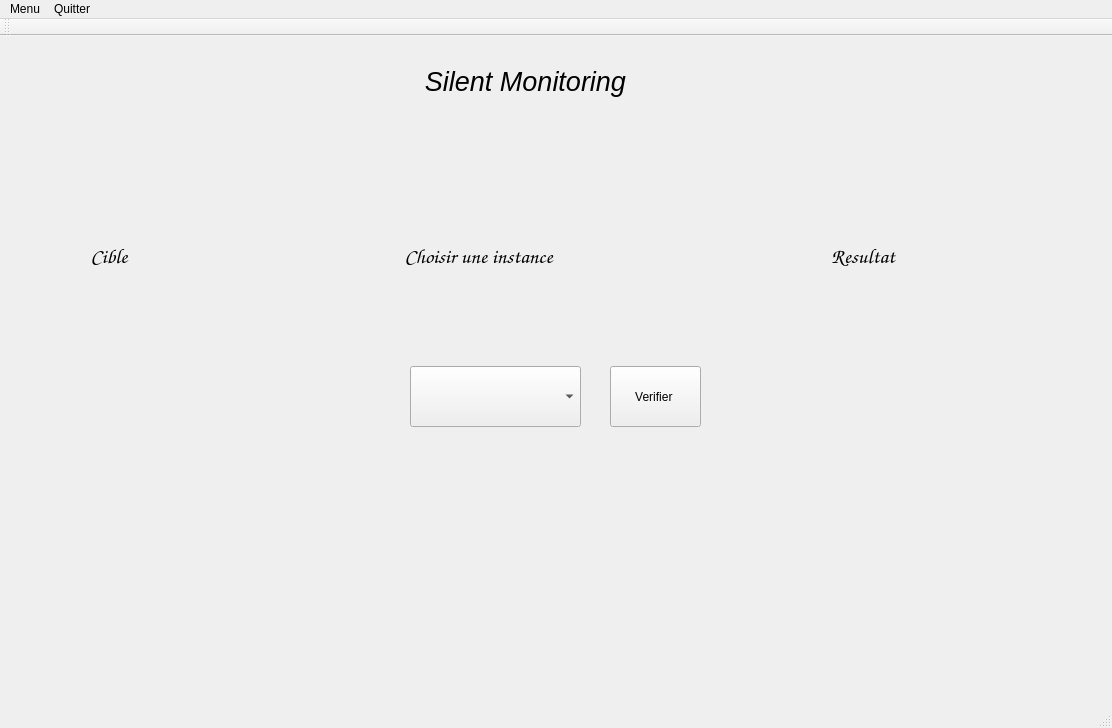
<?xml version="1.0" encoding="UTF-8"?>
<ui version="4.0">
 <class>MainWindow</class>
 <widget class="QMainWindow" name="MainWindow">
  <property name="enabled">
   <bool>true</bool>
  </property>
  <property name="geometry">
   <rect>
    <x>0</x>
    <y>0</y>
    <width>1112</width>
    <height>728</height>
   </rect>
  </property>
  <property name="windowTitle">
   <string>MainWindow</string>
  </property>
  <property name="styleSheet">
   <string notr="true">background-image: url(:/arr.jpg);
</string>
  </property>
  <property name="resource" stdset="0">
   <string/>
  </property>
  <widget class="QWidget" name="centralWidget">
   <widget class="QComboBox" name="comboBox">
    <property name="geometry">
     <rect>
      <x>410</x>
      <y>330</y>
      <width>171</width>
      <height>61</height>
     </rect>
    </property>
    <item>
     <property name="text">
      <string/>
     </property>
    </item>
    <item>
     <property name="text">
      <string>Package1</string>
     </property>
    </item>
    <item>
     <property name="text">
      <string>Package2</string>
     </property>
    </item>
    <item>
     <property name="text">
      <string>Package3</string>
     </property>
    </item>
    <item>
     <property name="text">
      <string>Package4</string>
     </property>
    </item>
    <item>
     <property name="text">
      <string>Package5</string>
     </property>
    </item>
    <item>
     <property name="text">
      <string>Package6</string>
     </property>
    </item>
    <item>
     <property name="text">
      <string>Package7</string>
     </property>
    </item>
    <item>
     <property name="text">
      <string>Package8</string>
     </property>
    </item>
    <item>
     <property name="text">
      <string>Package9</string>
     </property>
    </item>
    <item>
     <property name="text">
      <string>Package10</string>
     </property>
    </item>
    <item>
     <property name="text">
      <string>Package11</string>
     </property>
    </item>
    <item>
     <property name="text">
      <string>Package12</string>
     </property>
    </item>
    <item>
     <property name="text">
      <string>Package13</string>
     </property>
    </item>
    <item>
     <property name="text">
      <string>Package14</string>
     </property>
    </item>
    <item>
     <property name="text">
      <string>Package15</string>
     </property>
    </item>
    <item>
     <property name="text">
      <string>Package16</string>
     </property>
    </item>
    <item>
     <property name="text">
      <string>Package17</string>
     </property>
    </item>
    <item>
     <property name="text">
      <string>Package18</string>
     </property>
    </item>
    <item>
     <property name="text">
      <string>Package19</string>
     </property>
    </item>
    <item>
     <property name="text">
      <string>Package20</string>
     </property>
    </item>
    <item>
     <property name="text">
      <string>Package21</string>
     </property>
    </item>
    <item>
     <property name="text">
      <string>Package22</string>
     </property>
    </item>
    <item>
     <property name="text">
      <string>Package23</string>
     </property>
    </item>
    <item>
     <property name="text">
      <string>Package24</string>
     </property>
    </item>
   </widget>
   <widget class="QLabel" name="label">
    <property name="geometry">
     <rect>
      <x>290</x>
      <y>10</y>
      <width>471</width>
      <height>71</height>
     </rect>
    </property>
    <property name="text">
     <string>&lt;html&gt;&lt;head/&gt;&lt;body&gt;&lt;p align=&quot;center&quot;&gt;&lt;span style=&quot; font-size:20pt; font-style:italic;&quot;&gt;Silent Monitoring&lt;/span&gt;&lt;/p&gt;&lt;/body&gt;&lt;/html&gt;</string>
    </property>
   </widget>
   <widget class="QLabel" name="label_2">
    <property name="geometry">
     <rect>
      <x>400</x>
      <y>190</y>
      <width>321</width>
      <height>61</height>
     </rect>
    </property>
    <property name="font">
     <font>
      <family>Comic Sans MS</family>
      <pointsize>16</pointsize>
      <weight>50</weight>
      <italic>false</italic>
      <bold>false</bold>
     </font>
    </property>
    <property name="styleSheet">
     <string notr="true">font: 16pt &quot;Comic Sans MS&quot;;</string>
    </property>
    <property name="text">
     <string> Choisir une instance</string>
    </property>
   </widget>
   <widget class="QLabel" name="label_3">
    <property name="geometry">
     <rect>
      <x>30</x>
      <y>280</y>
      <width>291</width>
      <height>261</height>
     </rect>
    </property>
    <property name="autoFillBackground">
     <bool>true</bool>
    </property>
    <property name="styleSheet">
     <string notr="true">background-image: url(:/labelarriere.jpg);</string>
    </property>
    <property name="text">
     <string/>
    </property>
   </widget>
   <widget class="QLabel" name="label_4">
    <property name="geometry">
     <rect>
      <x>40</x>
      <y>190</y>
      <width>291</width>
      <height>61</height>
     </rect>
    </property>
    <property name="font">
     <font>
      <family>Comic Sans MS</family>
      <pointsize>16</pointsize>
      <weight>50</weight>
      <italic>false</italic>
      <bold>false</bold>
     </font>
    </property>
    <property name="styleSheet">
     <string notr="true">font: 16pt &quot;Comic Sans MS&quot;;</string>
    </property>
    <property name="text">
     <string>           Cible</string>
    </property>
   </widget>
   <widget class="QLabel" name="label_5">
    <property name="geometry">
     <rect>
      <x>790</x>
      <y>190</y>
      <width>291</width>
      <height>61</height>
     </rect>
    </property>
    <property name="font">
     <font>
      <family>Comic Sans MS</family>
      <pointsize>16</pointsize>
      <weight>50</weight>
      <italic>false</italic>
      <bold>false</bold>
     </font>
    </property>
    <property name="styleSheet">
     <string notr="true">font: 16pt &quot;Comic Sans MS&quot;;</string>
    </property>
    <property name="text">
     <string>         Resultat</string>
    </property>
   </widget>
   <widget class="QLabel" name="label_6">
    <property name="geometry">
     <rect>
      <x>790</x>
      <y>280</y>
      <width>291</width>
      <height>251</height>
     </rect>
    </property>
    <property name="styleSheet">
     <string notr="true">background-image: url(:/labelarriere.jpg);</string>
    </property>
    <property name="text">
     <string/>
    </property>
   </widget>
   <widget class="QPushButton" name="pushButton">
    <property name="geometry">
     <rect>
      <x>610</x>
      <y>330</y>
      <width>91</width>
      <height>61</height>
     </rect>
    </property>
    <property name="styleSheet">
     <string notr="true">font: 10pt &quot;Comic Sans MS&quot;;</string>
    </property>
    <property name="text">
     <string>Verifier </string>
    </property>
   </widget>
  </widget>
  <widget class="QMenuBar" name="menuBar">
   <property name="geometry">
    <rect>
     <x>0</x>
     <y>0</y>
     <width>1112</width>
     <height>17</height>
    </rect>
   </property>
   <widget class="QMenu" name="menumenu">
    <property name="title">
     <string>Menu</string>
    </property>
    <addaction name="actionA_propos"/>
   </widget>
   <widget class="QMenu" name="menuQuitter">
    <property name="title">
     <string>Quitter</string>
    </property>
   </widget>
   <addaction name="menumenu"/>
   <addaction name="menuQuitter"/>
  </widget>
  <widget class="QToolBar" name="mainToolBar">
   <attribute name="toolBarArea">
    <enum>TopToolBarArea</enum>
   </attribute>
   <attribute name="toolBarBreak">
    <bool>false</bool>
   </attribute>
  </widget>
  <widget class="QStatusBar" name="statusBar"/>
  <action name="actionA_propos">
   <property name="text">
    <string>Architecture du Modele de RN </string>
   </property>
  </action>
 </widget>
 <layoutdefault spacing="6" margin="11"/>
 <resources/>
 <connections/>
</ui>
